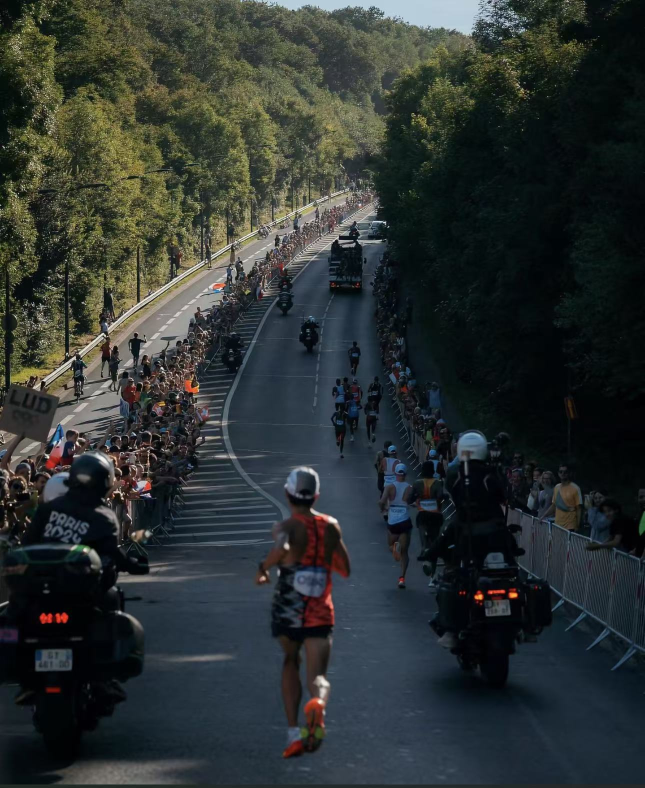
#> input picture run-tianjin-brand-mark.png, 1290 x 1576 px (shown at 1/2 size)
$ python make_icons.py
#> lines starting #> are read from the running program, lines starting #| are printed output that depends on the picture
# -*- coding: utf-8 -*-
"""Build square app icons from the portrait brand mark.

The source mark is 1290x1576 (portrait). Browsers scale favicons into a square
box, so the mark has to be square-cropped rather than letterboxed. An earlier
version centred the portrait mark on a square canvas with extra padding, which
left a transparent margin all the way round. On a light browser tab that margin
reads as a white border and the artwork looks small and boxed in.

This version centre-crops the mark to a square of real content and writes every
icon edge-to-edge, so there is no margin at all.
"""
import os

from PIL import Image

ROOT = os.path.dirname(os.path.dirname(os.path.abspath(__file__)))
SRC = os.path.join(ROOT, "run-tianjin-brand-mark.png")

# Sizes: favicon, apple touch icon, PWA icons.
SIZES = [32, 180, 192, 512]


def square_source():
    """Centre-crop the portrait mark to a square of actual artwork."""
    img = Image.open(SRC).convert("RGB")
    width, height = img.size

    # Portrait source, so the square is limited by the width.
    side = min(width, height)
    left = (width - side) // 2
    top = (height - side) // 2
    return img.crop((left, top, left + side, top + side))


def maskable(square, size, safe=0.80):
    """Wrap the artwork in a solid backdrop so a maskable crop keeps it whole.

    Android masks maskable icons down to a circle that only guarantees the
    inner 80% of the canvas, so the artwork is scaled into that safe zone and
    the surrounding ring is filled with the mark's own background colour.
    """
    backdrop = square.getpixel((0, 0))
    canvas = Image.new("RGB", (size, size), backdrop)

    inner = int(round(size * safe))
    art = square.resize((inner, inner), Image.Resampling.LANCZOS)
    offset = (size - inner) // 2
    canvas.paste(art, (offset, offset))
    return canvas


def main():
    square = square_source()
#> in square_source, img is the input picture: PIL image 1290x1576 RGB; mean R, G, B 44.5, 50.5, 49.3
#> in square_source, `return img.crop((left, top, left + side, top + side))`:
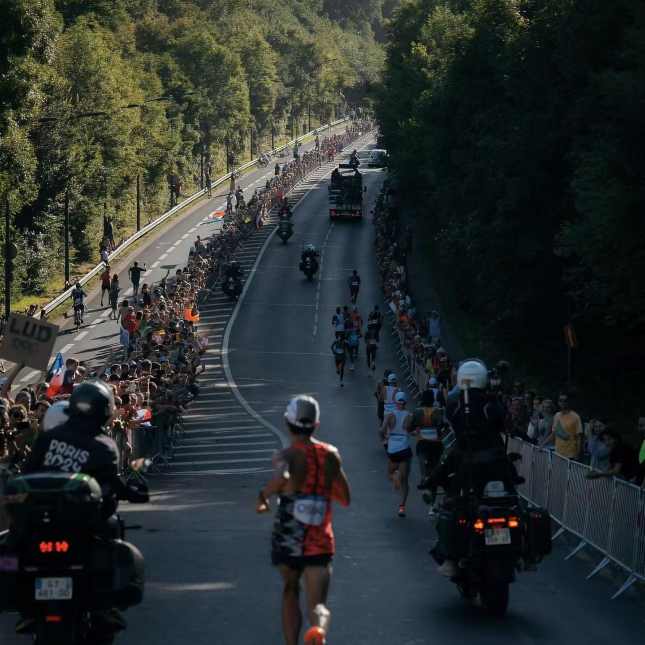
#> returned value: PIL image 1290x1290 RGB (shown at 1/2 size); mean R, G, B 42.4, 47.9, 46.9

    written = []
    for size in SIZES:
        icon = square.resize((size, size), Image.Resampling.LANCZOS)
        name = "favicon-%dx%d.png" % (size, size)
        path = os.path.join(ROOT, name)
        icon.save(path, "PNG", optimize=True)
        written.append("%s (%d bytes)" % (name, os.path.getsize(path)))
#> this loop made 4 passes
#> pass 1, in main, `icon = square.resize((size, size), Image.Resampling.LANCZOS)`:
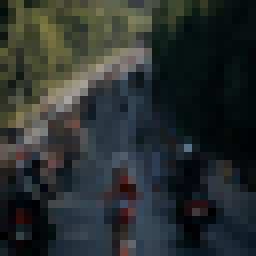
#> icon: PIL image 32x32 RGB (shown 8 times larger); mean R, G, B 42.5, 48, 46.9
#> pass 3, in main, `icon = square.resize((size, size), Image.Resampling.LANCZOS)`:
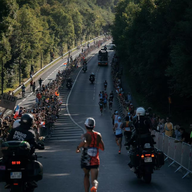
#> icon: PIL image 192x192 RGB; mean R, G, B 42.4, 47.9, 46.9
#> after the loop:
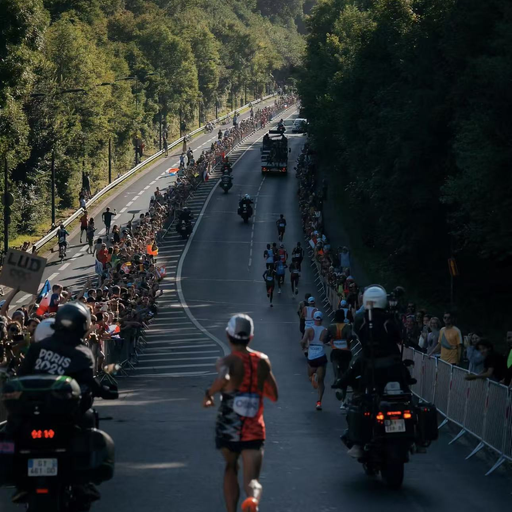
#> icon: PIL image 512x512 RGB; mean R, G, B 42.4, 47.9, 46.9
#> after the loop, written = ['favicon-32x32.png (2702 bytes)', 'favicon-180x180.png (59797 bytes)', 'favicon-192x192.png (67336 bytes)', 'favicon-512x512.png (390213 bytes)']

    # Maskable variant for the web manifest: same artwork, safe-zone padded.
    mask_name = "favicon-maskable-512x512.png"
    mask_path = os.path.join(ROOT, mask_name)
    maskable(square, 512).save(mask_path, "PNG", optimize=True)
#> in maskable, `backdrop = square.getpixel((0, 0))`: backdrop = (26, 39, 30)
#> in maskable, `canvas = Image.new("RGB", (size, size), backdrop)`:
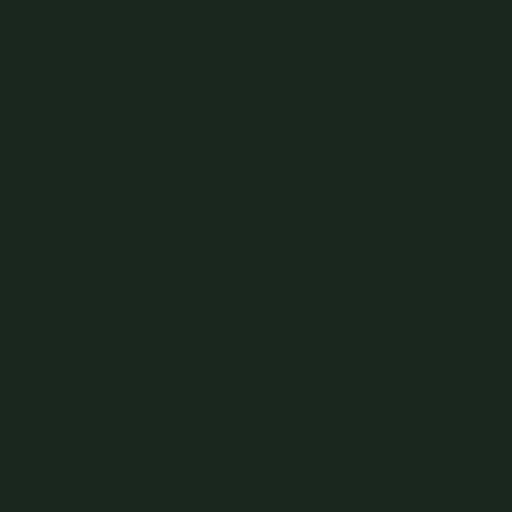
#> canvas: PIL image 512x512 RGB; mean R, G, B 26, 39, 30
#> in maskable, `canvas.paste(art, (offset, offset))`:
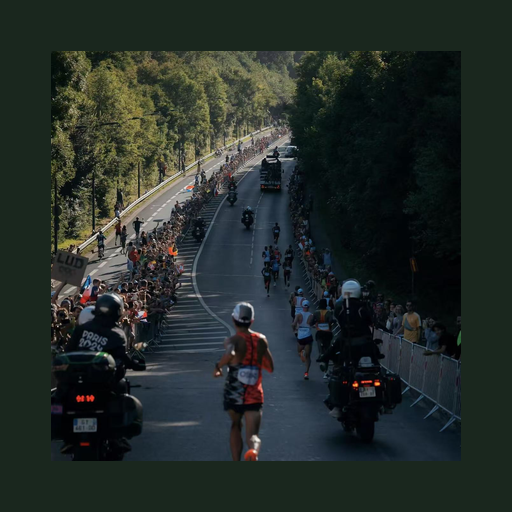
#> canvas: PIL image 512x512 RGB; mean R, G, B 36.5, 44.7, 40.8
    written.append("%s (%d bytes)" % (mask_name, os.path.getsize(mask_path)))

    # Also refresh the square master at 512 for the manifest.
    master = square.resize((512, 512), Image.Resampling.LANCZOS)
    master_path = os.path.join(ROOT, "run-tianjin-brand-mark-square.png")
    master.save(master_path, "PNG", optimize=True)
    written.append("run-tianjin-brand-mark-square.png (%d bytes)" % os.path.getsize(master_path))

    # Legacy multi-resolution .ico for older browsers and Windows shortcuts.
    ico_path = os.path.join(ROOT, "favicon.ico")
    square.resize((256, 256), Image.Resampling.LANCZOS).save(
        ico_path, "ICO", sizes=[(16, 16), (32, 32), (48, 48), (256, 256)]
    )
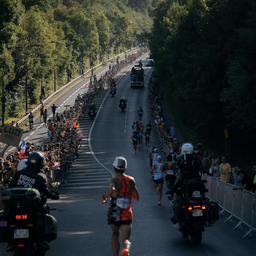
#> saved as favicon.ico: PIL image 256x256 RGB; mean R, G, B 42.4, 47.9, 46.9
    written.append("favicon.ico (%d bytes)" % os.path.getsize(ico_path))

    with open(os.path.join(ROOT, "_icons.txt"), "w", encoding="utf-8") as fh:
        fh.write("source: %dx%d -> square crop %dx%d\n" % (Image.open(SRC).size + square.size))
        fh.write("\n".join(written))


if __name__ == "__main__":
    main()
